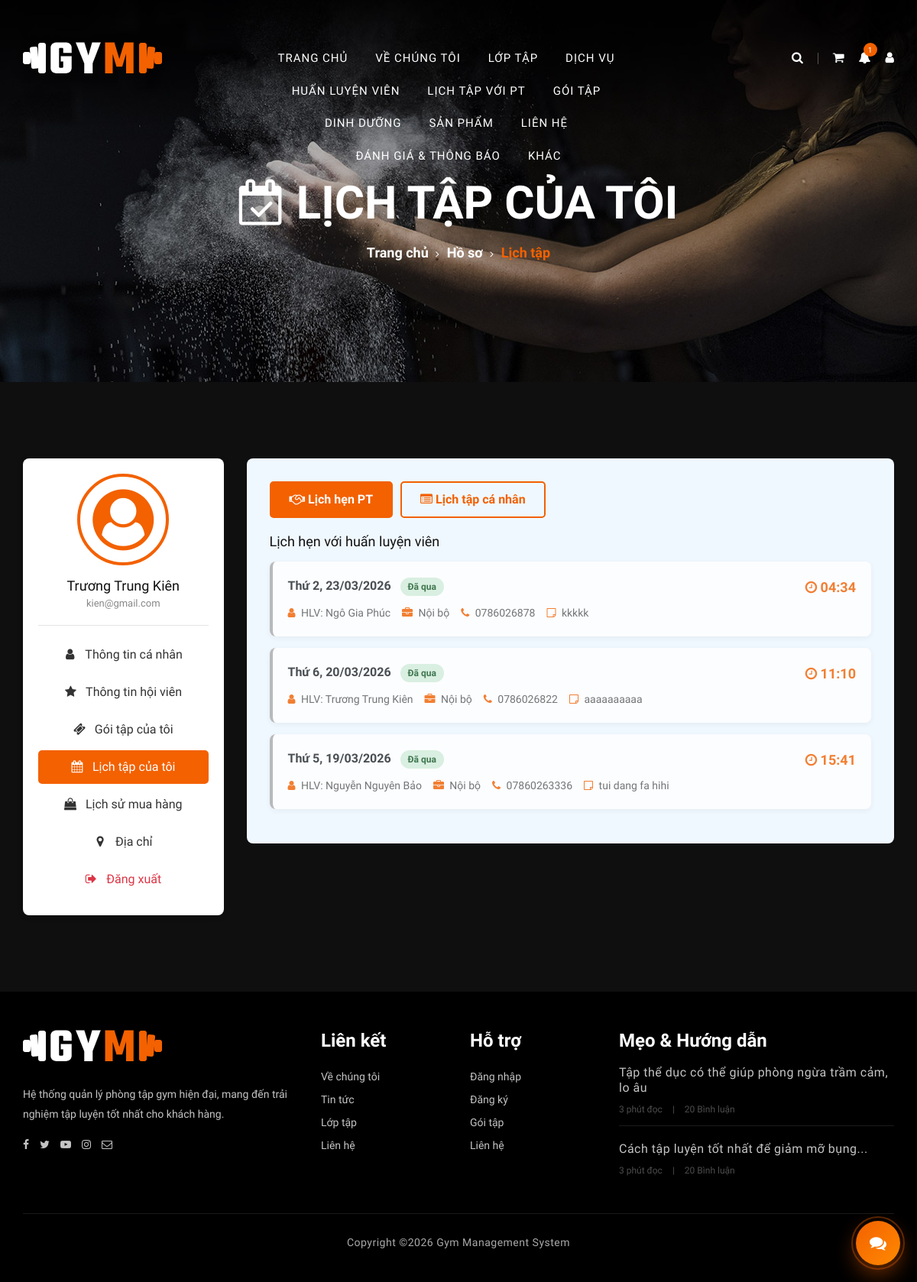
The app's page /client/my-schedules.php (signed in) with its own data.
### tables this page shows
CREATE TABLE `users` (
  `id` int NOT NULL AUTO_INCREMENT,
  `role_id` int NOT NULL,
  `username` varchar(30) NOT NULL,
  `password` varchar(267) NOT NULL,
  `email` varchar(100) NOT NULL,
  `full_name` varchar(100) NOT NULL,
  `phone` varchar(20) DEFAULT NULL,
  `avatar` varchar(255) DEFAULT NULL,
  `status` enum('active','locked') DEFAULT 'active',
  `created_at` timestamp NULL DEFAULT CURRENT_TIMESTAMP,
  PRIMARY KEY (`id`),
  UNIQUE KEY `username` (`username`),
  UNIQUE KEY `email` (`email`),
  KEY `role_id` (`role_id`),
  CONSTRAINT `users_ibfk_1` FOREIGN KEY (`role_id`) REFERENCES `roles` (`id`)
);

CREATE TABLE `training_schedules` (
  `id` int NOT NULL AUTO_INCREMENT,
  `member_id` int NOT NULL,
  `trainer_id` int DEFAULT NULL,
  `training_date` datetime NOT NULL,
  `end_time` datetime NOT NULL,
  `status` enum('pending','confirmed','completed','canceled') NOT NULL DEFAULT 'pending',
  `note` text,
  PRIMARY KEY (`id`),
  KEY `member_id` (`member_id`),
  KEY `trainer_id` (`trainer_id`),
  CONSTRAINT `training_schedules_ibfk_1` FOREIGN KEY (`member_id`) REFERENCES `members` (`id`) ON DELETE CASCADE,
  CONSTRAINT `training_schedules_ibfk_2` FOREIGN KEY (`trainer_id`) REFERENCES `trainers` (`id`)
);

CREATE TABLE `trainers` (
  `id` int NOT NULL AUTO_INCREMENT,
  `full_name` varchar(100) NOT NULL,
  `img` varchar(255) DEFAULT NULL COMMENT 'Đường dẫn hình ảnh huấn luyện viên',
  `type` enum('Nội bộ','Tự do') DEFAULT 'Nội bộ',
  `phone` varchar(15) NOT NULL,
  `status` varchar(50) DEFAULT NULL,
  PRIMARY KEY (`id`)
);

### client/my-schedules.php (the view, shortened to what this page needs)
<?php
require_once __DIR__ . '/../config/db.php';
$user_id = intval($_SESSION['user_id']);
$sql_user_data = "SELECT email, avatar FROM users WHERE id = ?";
$stmt_user_data = $conn->prepare($sql_user_data);
$stmt_user_data->bind_param("i", $user_id);
$stmt_user_data->execute();
$user_data = $stmt_user_data->get_result()->fetch_assoc();
$avatarUrl = '';
$stmtMember = $conn->prepare("SELECT id FROM members WHERE users_id = ? LIMIT 1");
$stmtMember->bind_param('i', $user_id);
$stmtMember->execute();
$memberData = $stmtMember->get_result()->fetch_assoc();
$member_id = (int) $memberData['id'];
$sql_ts = "SELECT
                ts.id,
                ts.training_date,
                ts.note,
                t.full_name  AS trainer_name,
                t.type       AS trainer_type,
                t.phone      AS trainer_phone
           FROM training_schedules ts
           LEFT JOIN trainers t ON ts.trainer_id = t.id
           WHERE ts.member_id = ?
           ORDER BY ts.training_date DESC";
$stmt = $conn->prepare($sql_ts);
$stmt->bind_param('i', $member_id);
$stmt->execute();
$ts_result = $stmt->get_result();
include 'layout/header.php';
?>
<section class="breadcrumb-section set-bg" data-setbg="assets/img/breadcrumb-bg.jpg">
    <div class="container">
        <div class="row">
            <div class="col-lg-12 text-center">
                <div class="breadcrumb-text">
                    <h2><i class="fa fa-calendar-check-o"></i> Lịch tập của tôi</h2>
                    <div class="bt-option">
                        <a href="index.php">Trang chủ</a>
                        <a href="profile.php">Hồ sơ</a>
                        <span>Lịch tập</span>
                    </div>
                </div>
            </div>
        </div>
    </div>
</section>
<section class="profile-section spad">
    <div class="container">
        <div class="row">
            <div class="col-lg-3">
                <div class="profile-sidebar">
                    <div class="user-info text-center">
                        <div class="user-avatar">
                            <?php if ($avatarUrl !== ''): ?>
                                <img src="<?php echo htmlspecialchars($avatarUrl); ?>" alt="Avatar" class="user-avatar-image">
                            <?php else: ?>
                                <div class="user-avatar-placeholder">
                                    <i class="fa fa-user-circle fa-5x"></i>
                                </div>
                            <?php endif; ?>
                        </div>
                        <h5 class="mt-3"><?php echo htmlspecialchars($_SESSION['full_name'] ?? 'Hội viên'); ?></h5>
                        <p style="color:#888;font-size:13px;"><?php echo htmlspecialchars($user_data['email'] ?? $_SESSION['email'] ?? ''); ?></p>
                    </div>
                    <hr>
                    <div class="sidebar-menu">
                        <a href="profile.php" class="sidebar-item">
                            <i class="fa fa-user"></i> Thông tin cá nhân
                        </a>
                        <a href="my-membership.php" class="sidebar-item">
                            <i class="fa fa-star"></i> Thông tin hội viên
                        </a>
                        <a href="my-packages.php" class="sidebar-item">
                            <i class="fa fa-ticket"></i> Gói tập của tôi
                        </a>
                        <a href="my-schedules.php" class="sidebar-item active">
                            <i class="fa fa-calendar"></i> Lịch tập của tôi
                        </a>
                        <a href="order-history.php" class="sidebar-item">
                            <i class="fa fa-shopping-bag"></i> Lịch sử mua hàng
                        </a>
                        <a href="addresses.php" class="sidebar-item">
                            <i class="fa fa-map-marker"></i> Địa chỉ
                        </a>
                        <a href="logout.php" class="sidebar-item text-danger">
                            <i class="fa fa-sign-out"></i> Đăng xuất
                        </a>
                    </div>
                </div>
            </div>
            <div class="col-lg-9">
                <div class="profile-content" style="background-color: aliceblue; padding: 30px; border-radius: 8px;">
                    <div class="tab-nav">
                        <button class="tab-btn active" data-tab="tab-pt">
                            <i class="fa fa-handshake-o"></i> Lịch hẹn PT
                        </button>
                        <button class="tab-btn" data-tab="tab-personal">
                            <i class="fa fa-list-alt"></i> Lịch tập cá nhân
                        </button>
                    </div>
                    <div id="tab-pt" class="tab-content active">
                        <div style="display:flex;justify-content:space-between;align-items:center;margin-bottom:15px;">
                            <h5 style="margin:0;">Lịch hẹn với huấn luyện viên</h5>
                        </div>
                        <?php if ($ts_result && $ts_result->num_rows > 0): ?>
                            <?php while ($ts = $ts_result->fetch_assoc()):
                                $dt      = new DateTime($ts['training_date']);
                                $is_past = $dt < new DateTime();
                                $day_vi  = ['Chủ nhật','Thứ 2','Thứ 3','Thứ 4','Thứ 5','Thứ 6','Thứ 7'];
                                $weekday = $day_vi[$dt->format('w')];
                            ?>
                            <div class="schedule-card <?php echo $is_past ? 'past' : ''; ?>">
                                <div style="display:flex;justify-content:space-between;flex-wrap:wrap;gap:8px;">
                                    <div>
                                        <strong style="font-size:16px;">
                                            <?php echo $weekday; ?>, <?php echo $dt->format('d/m/Y'); ?>
                                        </strong>
                                        <?php if ($is_past): ?>
                                        <span class="badge-status hoan-thanh" style="margin-left:8px;">Đã qua</span>
                                        <?php else: ?>
                                        <span class="badge-status du-kien" style="margin-left:8px;">Sắp tới</span>
                                        <?php endif; ?>
                                    </div>
                                    <strong style="color:#f36100;font-size:18px;">
                                        <i class="fa fa-clock-o"></i> <?php echo $dt->format('H:i'); ?>
                                    </strong>
                                </div>
                                <div class="meta">
                                    <?php if (!empty($ts['trainer_name'])): ?>
                                    <span><i class="fa fa-user"></i> HLV: <?php echo htmlspecialchars($ts['trainer_name']); ?></span>
                                    <?php endif; ?>
                                    <?php if (!empty($ts['trainer_type'])): ?>
                                    <span><i class="fa fa-briefcase"></i> <?php echo htmlspecialchars($ts['trainer_type']); ?></span>
                                    <?php endif; ?>
                                    <?php if (!empty($ts['trainer_phone'])): ?>
                                    <span><i class="fa fa-phone"></i> <?php echo htmlspecialchars($ts['trainer_phone']); ?></span>
                                    <?php endif; ?>
                                    <?php if (!empty($ts['note'])): ?>
                                    <span><i class="fa fa-sticky-note-o"></i> <?php echo htmlspecialchars($ts['note']); ?></span>
                                    <?php endif; ?>
                                </div>
                            </div>
                            <?php endwhile; ?>
                        <?php endif; ?>
                    </div>
                </div>
            </div>
        </div>
    </div>
</section>
<?php
include 'layout/footer.php';
?>

### client/assets/css/barfiller.css (style rules this page uses)
body { font-family: Arial; }

### client/assets/css/style.css (style rules this page uses)
html, body { height: 100%; font-family: "Muli", sans-serif; -webkit-font-smoothing: antialiased; font-smoothing: antialiased; background: #0f0f0f; }
h1, h2, h3, h4, h5, h6 { margin: 0; color: #111111; font-weight: 400; font-family: "Oswald", sans-serif; }
h2 { font-size: 36px; }
h5 { font-size: 18px; }
p { font-size: 14px; font-family: "Muli", sans-serif; color: #a9a9a9; font-weight: 400; line-height: 24px; margin: 0 0 15px 0; }
.set-bg { background-repeat: no-repeat; background-size: cover; background-position: top center; }
.spad { padding-top: 100px; padding-bottom: 100px; }
.breadcrumb-section { height: 500px; padding-top: 230px; }
.breadcrumb-text h2 { font-size: 60px; color: #ffffff; font-weight: 600; text-transform: uppercase; margin-bottom: 15px; }
.breadcrumb-text .bt-option a { font-size: 18px; color: #ffffff; font-weight: 700; display: inline-block; position: relative; margin-right: 20px; }
.breadcrumb-text .bt-option a:after { position: absolute; right: -14px; top: 6px; font-family: "FontAwesome"; content: ""; font-size: 13px; font-weight: 400; }
.breadcrumb-text .bt-option span { font-size: 18px; color: #f36100; font-weight: 700; }
@media only screen and (min-width: 1200px) { .container { max-width: 1170px; } }

### client/assets/css/custom-shop.css (style rules this page uses)
.profile-sidebar { background: #f7f7f7; padding: 30px; border-radius: 5px; text-align: center; }

### client/my-schedules.php (style rules this page uses)
.sidebar-item { display:block; padding:10px 15px; color:#333; border-radius:5px; margin-bottom:5px; text-decoration:none; transition: 0.2s; }
.sidebar-item:hover, .sidebar-item.active { background:#f36100; color:#fff; text-decoration:none; }
.sidebar-item i { margin-right:8px; width:16px; }
.profile-sidebar { background:#fff; border-radius:8px; padding:20px; box-shadow:0 2px 10px rgba(0,0,0,.08); position:sticky; top:20px; }
.user-avatar { margin-bottom:15px; }
.user-avatar-image, .user-avatar-placeholder { width: 120px; height: 120px; border-radius: 50%; border: 4px solid #f36100; background: #fff; object-fit: cover; margin: 0 auto; }
.user-avatar-placeholder { display: flex; align-items: center; justify-content: center; color: #f36100; }
.tab-nav { display:flex; gap:10px; margin-bottom:20px; }
.tab-btn { padding:10px 24px; border:2px solid #f36100; background:transparent; color:#f36100; border-radius:5px; cursor:pointer; font-weight:600; transition:.2s; }
.tab-btn.active { background:#f36100; color:#fff; }
.tab-content { display:none; }
.tab-content.active { display:block; }
.schedule-card { background:#fff; border-radius:8px; padding:20px; margin-bottom:15px; box-shadow:0 2px 8px rgba(0,0,0,.07); border-left:4px solid #f36100; }
.schedule-card.past { border-left-color:#aaa; opacity:.8; }
.schedule-card .meta { display:flex; flex-wrap:wrap; gap:15px; margin-top:10px; font-size:14px; color:#555; }
.schedule-card .meta span i { margin-right:4px; color:#f36100; }
.badge-status { display:inline-block; padding:3px 10px; border-radius:20px; font-size:12px; font-weight:600; }
.badge-status.hoan-thanh { background:#d4edda; color:#155724; }

### records on screen
users: email "kien@gmail.com"
training_schedules: training_date "Thứ 2", training_date "23/03/2026", shows "Đã qua", training_date "04:34", trainer.full_name "Ngô Gia Phúc", trainer.type "Nội bộ", trainer.phone "0786026878", note "kkkkk"
training_schedules: training_date "Thứ 6", training_date "20/03/2026", shows "Đã qua", training_date "11:10", trainer.full_name "Trương Trung Kiên", trainer.type "Nội bộ", trainer.phone "0786026822", note "aaaaaaaaaa"
training_schedules: training_date "Thứ 5", training_date "19/03/2026", shows "Đã qua", training_date "15:41", trainer.full_name "Nguyễn Nguyên Bảo", trainer.type "Nội bộ", trainer.phone "07860263336", note "tui dang fa hihi"

### other values on screen
$unread_notification_count "1"
$_SESSION['full_name'] "Trương Trung Kiên"
